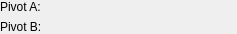
<?xml version="1.0" encoding="UTF-8"?>
<ui version="4.0">
 <class>ChainBallSocket</class>
 <widget class="QWidget" name="ChainBallSocket">
  <property name="geometry">
   <rect>
    <x>0</x>
    <y>0</y>
    <width>237</width>
    <height>30</height>
   </rect>
  </property>
  <property name="windowTitle">
   <string>Form</string>
  </property>
  <layout class="QFormLayout" name="formLayout">
   <property name="fieldGrowthPolicy">
    <enum>QFormLayout::AllNonFixedFieldsGrow</enum>
   </property>
   <property name="leftMargin">
    <number>0</number>
   </property>
   <property name="topMargin">
    <number>0</number>
   </property>
   <property name="rightMargin">
    <number>0</number>
   </property>
   <property name="bottomMargin">
    <number>0</number>
   </property>
   <item row="0" column="0">
    <widget class="QLabel" name="label">
     <property name="text">
      <string>Pivot A:</string>
     </property>
    </widget>
   </item>
   <item row="0" column="1">
    <widget class="Vec3Setter" name="pivotA" native="true"/>
   </item>
   <item row="1" column="0">
    <widget class="QLabel" name="label_2">
     <property name="text">
      <string>Pivot B:</string>
     </property>
    </widget>
   </item>
   <item row="1" column="1">
    <widget class="Vec3Setter" name="pivotB" native="true"/>
   </item>
  </layout>
 </widget>
 <customwidgets>
  <customwidget>
   <class>Vec3Setter</class>
   <extends>QWidget</extends>
   <header>vec3setter.h</header>
   <container>1</container>
  </customwidget>
 </customwidgets>
 <resources/>
 <connections/>
</ui>
